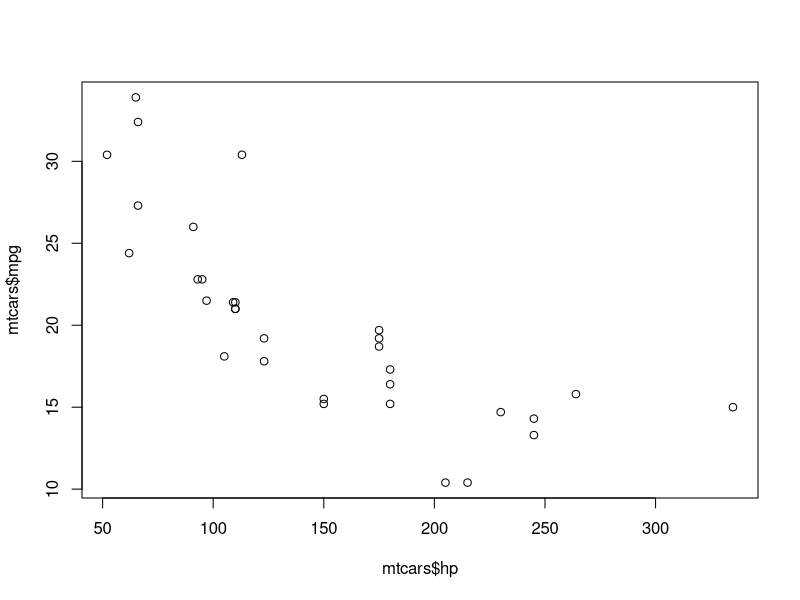

Here is the R script that generated this plot: (Note: this script raises an error after producing the figure.)
## ---- chunk 1
data(mtcars) # placeholder data
names(mtcars)
plot(mtcars$mpg ~ mtcars$hp)
## ---- chunk 2
qplot(y = mpg, x = hp, data = mtcars)
